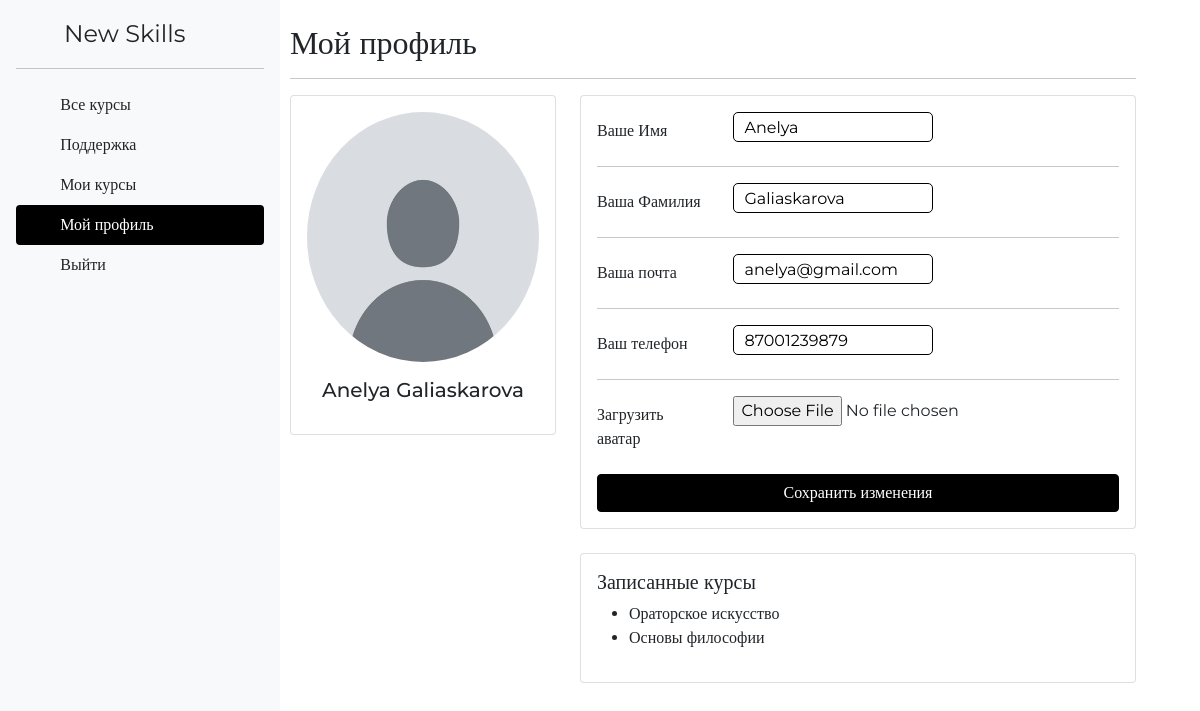
Page /profile/ (signed in) on the committed database.
### SKILLS/models.py (models this page shows, shortened)
class User(AbstractUser):
    username = models.CharField(max_length=50, unique=True)  # Уникальное имя пользователя
    profile_image = models.ImageField(upload_to='media/avatar', blank=True, null=True)  # Аватар пользователя
    first_name = models.CharField(max_length=50, blank=True)
    last_name = models.CharField(max_length=50, blank=True)
    phone = models.CharField(unique=True, max_length=15, blank=True, null=True)
    email = models.EmailField(unique=True)
    groups = models.ManyToManyField(
        'auth.Group',
        related_name='custom_user_set',  # Уникальное имя для обратной связи
        blank=True,
    )
    user_permissions = models.ManyToManyField(
        'auth.Permission',
        related_name='custom_user_permissions_set',  # Уникальное имя для обратной связи
        blank=True,
    )
    USERNAME_FIELD = 'username'
    REQUIRED_FIELDS = ['email', 'first_name', 'last_name',
                       'phone']  # Поля, которые требуются при создании суперпользователя

class Course(models.Model):
    title = models.CharField(max_length=255)
    description = models.TextField()
    image = models.ImageField(upload_to='media/course', blank=True, null=True)
    users = models.ManyToManyField(User, through='CourseEnrollment', related_name='courses')

### SKILLS/views.py (the view)
# urls.py: path('profile/', views.profile, name='profile'),
@login_required
def profile(request):
    user = request.user
    if request.method == 'POST':
        form = ProfileForm(request.POST, request.FILES, instance=user)
        if form.is_valid():
            form.save()
            return redirect('profile')  # Перенаправляем на страницу профиля после сохранения
    else:
        form = ProfileForm(instance=user)
    enrolled_courses = Course.objects.filter(users=user)
    return render(request, 'profile.html', {
        'form': form,
        'user': user,
        'enrolled_courses': enrolled_courses,  # Передаем курсы в контекст
    })

### SKILLS/forms.py
class ProfileForm(forms.ModelForm):
    class Meta:
        model = User
        fields = ['first_name', 'last_name', 'phone', 'email', 'profile_image']
        widgets = {
            'email': forms.TextInput(attrs={
                'style': 'resize: none; width: 200px; height: 30px; border: 1px solid black; border-radius: 5px; padding: 10px;'
            }),
            'phone': forms.NumberInput(attrs={
                'style': 'resize: none; width: 200px; height: 30px; border: 1px solid black; border-radius: 5px; padding: 10px;'
            }),
            'last_name': forms.TextInput(attrs={
                'style': 'resize: none; width: 200px; height: 30px; border: 1px solid black; border-radius: 5px; padding: 10px;'
            }),
            'first_name': forms.TextInput(attrs={
                'style': 'resize: none; width: 200px; height: 30px; border: 1px solid black; border-radius: 5px; padding: 10px;'
            })
        }

### SKILLS/templates/profile.html (shortened to what this page needs)
{% load static %}
<!DOCTYPE html>
<html lang="en">
<head>
        <link href="https://cdn.jsdelivr.net/npm/bootstrap@5.0.1/dist/css/bootstrap.min.css" rel="stylesheet">
</head>
<body>
<div class="row">
    <div class="col-md-3">
    <div class="d-flex flex-column flex-shrink-0 p-3 bg-light" style="width: 280px; height: 100vh; position: fixed; top: 0; left: 0;">
        <a href="/" class="d-flex align-items-center mb-3 mb-md-0 me-md-auto link-dark text-decoration-none">
            <svg class="bi me-2" width="40" height="32"><use xlink:href="#bootstrap"></use></svg>
            <span class="fs-4">New Skills</span>
        </a>
        <hr>
        <ul class="nav nav-pills flex-column mb-auto">
            <li class="nav-item">
                <a href="{% url 'course_list' %}" class="nav-link link-dark" aria-current="page">
                    <svg class="bi me-2" width="16" height="16"><use xlink:href="#home"></use></svg>
                    Все курсы
                </a>
            </li>
            <li>
                <a href="https://t.me/qnelich" class="nav-link link-dark">
                    <svg class="bi me-2" width="16" height="16"><use xlink:href="#grid"></use></svg>
                    Поддержка
                </a>
            </li>
            {% if user.is_authenticated %}
            <li>
                <a href="{% url 'mycourses' %}" class="nav-link link-dark">
                    <svg class="bi me-2" width="16" height="16"><use xlink:href="#speedometer2"></use></svg>
                    Мои курсы
                </a>
            </li>
            <li>
                <a href="{% url 'profile' %}" class="nav-link active link-dark" style="background-color: black; color: white;">
                    <svg class="bi me-2" width="16" height="16"><use xlink:href="#table"></use></svg>
                    Мой профиль
                </a>
            </li>
            <li>
                <a href="{% url 'logout' %}" class="nav-link link-dark">
                    <svg class="bi me-2" width="16" height="16"><use xlink:href="#people-circle"></use></svg>
                    Выйти
                </a>
            </li>
            {% endif %}
        </ul>
    </div>
</div>
    <div class="col-md-9">
    <div class="container py-4" style="margin-left: -40px;">
        <h2>Мой профиль</h2>
    <hr>
    <div class="row">
        <div class="col-lg-4">
            <div class="card mb-4">
                <div class="card-body text-center">
                    {% if user.profile_image %}
                        <img src="{{ user.profile_image.url }}" alt="avatar"
                             class="rounded-circle" style="width: 250px; height: 250px;">
                    {% else %}
                        <img src="{% static 'img/user_avatar.jpg' %}" alt="avatar"
                             class="rounded-circle img-fluid" style="width: 250px; height: 250px;">
                    {% endif %}
                    <h5 class="my-3">{{ user.first_name }} {{ user.last_name }}</h5>
                </div>
            </div>
        </div>
        <div class="col-lg-8">
            <div class="card mb-4">
                <div class="card-body">
                    <form method="POST" enctype="multipart/form-data">
                        <div class="mb-3 row">
                            <label class="col-sm-3 col-form-label">Ваше Имя</label>
                            <div class="col-sm-9">
                                {{ form.first_name }}
                            </div>
                        </div>
                        <hr>
                        <div class="mb-3 row">
                            <label class="col-sm-3 col-form-label">Ваша Фамилия</label>
                            <div class="col-sm-9">
                                {{ form.last_name }}
                            </div>
                        </div>
                        <hr>
                        <div class="mb-3 row">
                            <label class="col-sm-3 col-form-label">Ваша почта</label>
                            <div class="col-sm-9">
                                {{ form.email }}
                            </div>
                        </div>
                        <hr>
                        <div class="mb-3 row">
                            <label class="col-sm-3 col-form-label">Ваш телефон</label>
                            <div class="col-sm-9">
                                {{ form.phone }}
                            </div>
                        </div>
                        <hr>
                        <div class="mb-3 row">
                            <label class="col-sm-3 col-form-label">Загрузить аватар</label>
                            <div class="col-sm-9">
                                {{ form.profile_image }}
                            </div>
                        </div>
                        <button type="submit" class="btn btn-primary w-100" style="background-color: black; border-color: black;">Сохранить изменения</button>
                    </form>
                </div>
            </div>
            <div class="card mb-4">
                <div class="card-body">
                    <h5>Записанные курсы</h5>
                    <ul>
                        {% for course in enrolled_courses %}
                            <li>{{ course.title }}</li>
                        {% empty %}
                            <li>Вы не записаны на курсы.</li>
                        {% endfor %}
                    </ul>
                </div>
            </div>
        </div>
    </div>
</div>
</div>
</div>
</body>
</html>

### SKILLS/templates/profile.html (style rules this page uses)
* { font-family: "Montserrat", serif; }

### rows in the picture
User: first_name "Anelya", last_name "Galiaskarova", email "anelya@gmail.com", phone "87001239879"
Course: title "Ораторское искусство"
Course: title "Основы философии"
